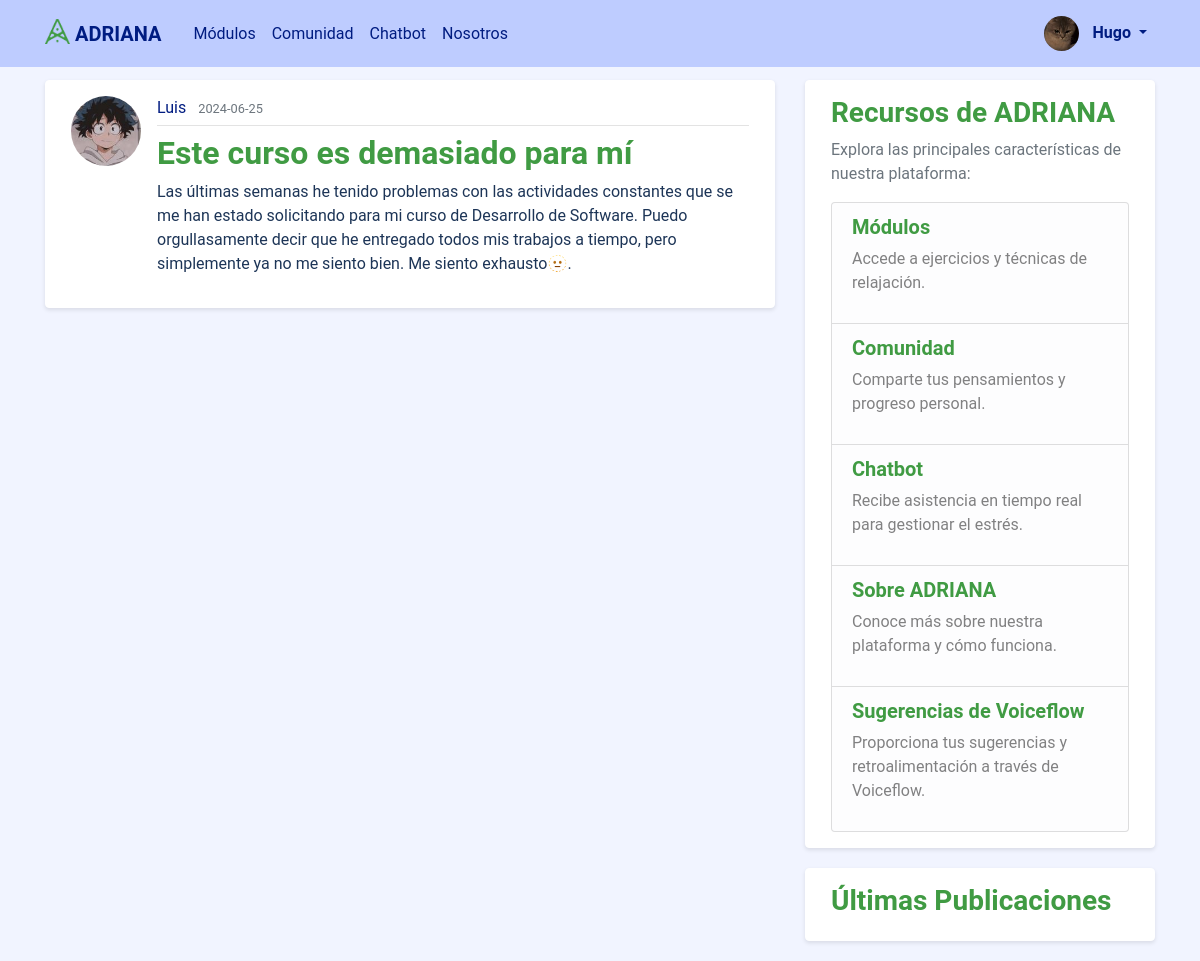
The page /post/8 (signed in) on the database its author committed.
### adriana_assistant/models.py (models this page shows, shortened)
class User(db.Model, UserMixin):
    id = db.Column(db.Integer, primary_key=True)
    username = db.Column(db.String(20), unique=True, nullable=False)
    email = db.Column(db.String(120), unique=True, nullable=False)
    image_file = db.Column(db.String(20), nullable=False, default='default.jpg')
    password = db.Column(db.String(60), nullable=False)
    posts = db.relationship('Post', backref='author', lazy=True)

class Post(db.Model):
    id = db.Column(db.Integer, primary_key=True)
    title = db.Column(db.String(100), nullable=False)
    date_posted = db.Column(db.DateTime, nullable=False, default=datetime.utcnow)
    content = db.Column(db.Text, nullable=False)
    user_id = db.Column(db.Integer, db.ForeignKey('user.id'), nullable=False)

### adriana_assistant/routes.py (the view)
@app.route("/post/<int:post_id>")
def post(post_id):
    post = Post.query.get_or_404(post_id)
    return render_template('post.html', title=post.title, post=post)

### adriana_assistant/models.py (called while the page is built)
@login_manager.user_loader
def load_user(user_id):
    return User.query.get(int(user_id))

### adriana_assistant/templates/post.html (shortened to what this page needs)
{% extends "layout.html" %}
{% block content %}
  <article class="media content-section">
    <img class="rounded-circle article-img" src="{{ url_for('static', filename='profile_pics/' + post.author.image_file) }}">
    <div class="media-body">
      <div class="article-metadata">
        <a class="mr-2" href="{{ url_for('user_posts', username=post.author.username) }}">{{ post.author.username }}</a>
        <small class="text-muted">{{ post.date_posted.strftime('%Y-%m-%d') }}</small>
      </div>
      <h2 class="article-title">{{ post.title }}</h2>
      <p class="article-content">{{ post.content }}</p>
    </div>
  </article>
{% endblock content %}

### adriana_assistant/templates/layout.html (shortened to what this page needs)
<!DOCTYPE html>
<html>
<head>
    <link rel="stylesheet" href="https://maxcdn.bootstrapcdn.com/bootstrap/4.0.0/css/bootstrap.min.css">
    <link rel="stylesheet" type="text/css" href="{{ url_for('static', filename='main.css') }}">
</head>
<body>
    <header class="site-header">
      <nav class="navbar navbar-expand-md navbar-dark bg-steel fixed-top">
        <div class="container">
          <a class="logo-nav navbar-brand mr-4" href="/">
            <img src="{{ url_for('static', filename='logo.png') }}" width="25" height="25" class="d-inline-block align-top" alt="Logo ADRIANA">
            <strong>ADRIANA</strong>
          </a>
          <div class="collapse navbar-collapse" id="navbarToggle">
            <div class="navbar-nav mr-auto">
                <a class="nav-item nav-link" href="{{ url_for('modules') }}">Módulos</a>
                <a class="nav-item nav-link" href="{{ url_for('home') }}">Comunidad</a>
                <a class="nav-item nav-link" href="{{ url_for('chatbot') }}">Chatbot</a>
                <a class="nav-item nav-link" href="{{ url_for('about') }}">Nosotros</a>
            </div>
            <div class="navbar-nav">
              {% if current_user.is_authenticated %}
                <div class="nav-item dropdown">
                  <a class="nav-link dropdown-toggle" href="#" id="navbarDropdown" role="button" data-toggle="dropdown" aria-haspopup="true" aria-expanded="false">
                    <img src="{{ url_for('static', filename='profile_pics/' + current_user.image_file) }}" width="35" height="35" class="profile-img rounded-circle">
                    <strong>{{ current_user.username }}</strong>
                  </a>
                </div>
              {% else %}
                <a class="nav-item nav-link" href="{{ url_for('login') }}">Iniciar Sesion</a>
                <a class="nav-item nav-link" href="{{ url_for('register') }}">Registrar</a>
              {% endif %}
            </div>
          </div>
        </div>
      </nav>
    </header>
    <main role="main" class="container">
      <div class="row">
        <div class="col-md-8">
          {% block content %}{% endblock %}
        </div>
        <div class="col-md-4">
          <div class="content-section">
            <h3><strong>Recursos de ADRIANA</strong></h3>
            <p class='text-muted'>Explora las principales características de nuestra plataforma:</p>
            <ul class="list-group">
                <li class="list-group-item list-group-item-light">
                  <h5><a href="{{ url_for('modules') }}" class="highlight-link"><strong>Módulos</strong></a></h5>
                  <p>Accede a ejercicios y técnicas de relajación.</p>
                </li>
                <li class="list-group-item list-group-item-light">
                  <h5><a href="{{ url_for('home') }}" class="highlight-link"><strong>Comunidad</strong></a></h5>
                  <p>Comparte tus pensamientos y progreso personal.</p>
                </li>
                <li class="list-group-item list-group-item-light">
                  <h5><a href="{{ url_for('chatbot') }}" class="highlight-link"><strong>Chatbot</strong></a></h5>
                  <p>Recibe asistencia en tiempo real para gestionar el estrés.</p>
                </li>
                <li class="list-group-item list-group-item-light">
                  <h5><a href="{{ url_for('about') }}" class="highlight-link"><strong>Sobre ADRIANA</strong></a></h5>
                  <p>Conoce más sobre nuestra plataforma y cómo funciona.</p>
                </li>
                <li class="list-group-item list-group-item-light">
                  <h5><a href="https://creator.voiceflow.com/prototype/664e59dbd188ab83e9a86d25" class="highlight-link" target="_blank"><strong>Sugerencias de Voiceflow</strong></a></h5>
                  <p>Proporciona tus sugerencias y retroalimentación a través de Voiceflow.</p>
                </li>
            </ul>
          </div>
          <div class="content-section mt-3">
            <h3><strong>Últimas Publicaciones</strong></h3>
          </div>
        </div>
      </div>
    </main>
  </body>
</html>

### adriana_assistant/static/main.css (style rules this page uses)
body { background: #F1F4FF; color: #1D3557; font-family: 'Roboto', sans-serif; margin-top: 5rem; }
h1, h2, h3, h4, h5, h6 { color: #1D3557; font-weight: 500; }
.bg-steel { background-color: #BECCFF; }
.site-header .navbar-brand, .site-header .logo-nav { color: #001C81; }
.site-header .navbar-nav .nav-link { color: #001C81; }
.profile-img { margin-right: 10px; }
.content-section { background: #FFFFFF; padding: 15px 25px; border: 1px solid #FFFFFF; border-radius: 4px; margin-bottom: 20px; box-shadow: 0 2px 4px rgba(0,0,0,0.1); }
.content-section h3 { color: #409b43; }
.content-section .list-group-item-light a { color: #409b43; text-decoration: none; }
.article-title { color: #409b43; font-weight: 600; }
.article-content { white-space: pre-line; }
.article-img { height: 70px; width: 70px; margin-right: 16px; border-radius: 4px; object-fit: cover; }
.article-metadata { padding-bottom: 5px; margin-bottom: 8px; border-bottom: 1px solid #e3e3e3; }
.article-metadata a { color: #001C81; }

### rows shown on the page
User: image_file (picture), username "Hugo"
User: image_file (picture), author.username "Luis"
Post: date_posted "2024-06-25", title "Este curso es demasiado para mí", content "Las últimas semanas he tenido problemas con las actividades constantes que se me han estado solicitando para mi curso de Desarrollo de Software. Puedo orgullasamente decir que he entregado todos mis trabajos a tiempo, pero simplemente ya no me siento bien. Me siento exhausto🫥."
